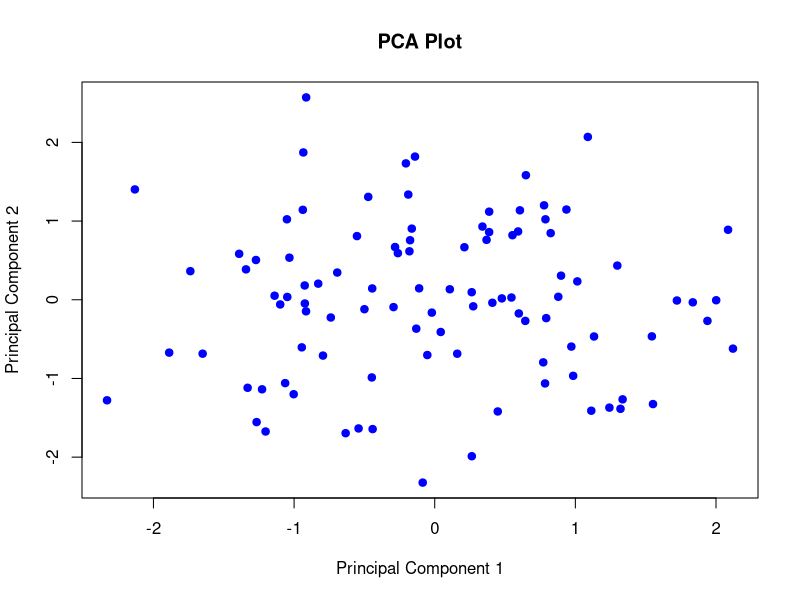
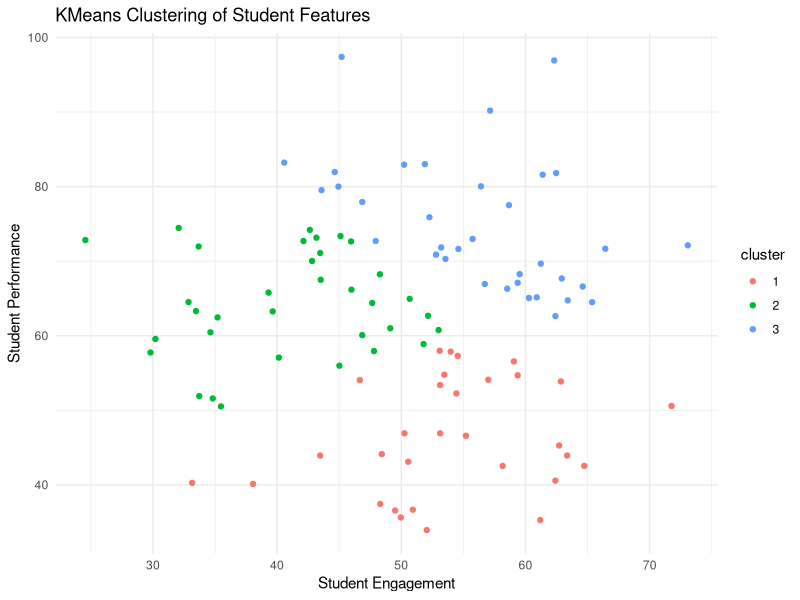

Reproduce these figures in R, in order.
# Load necessary libraries
library(ggplot2)
library(cluster)

# Define the function to simulate student features
simulate_student_features <- function(n = 100) {
  # Set the random seed
  set.seed(260923)
  
  # Generate unique student IDs
  student_ids <- seq(1, n)
  
  # Simulate student engagement
  student_engagement <- rnorm(n, mean = 50, sd = 10)
  
  # Simulate student performance
  student_performance <- rnorm(n, mean = 60, sd = 15)
  
  # Combine the data into a data frame
  student_features <- data.frame(
    student_id = student_ids,
    student_engagement = student_engagement,
    student_performance = student_performance
  )
  
  # Return the data frame
  return(student_features)
}

# Simulate the data
student_data <- simulate_student_features(n = 100)

# Perform dimensionality reduction using PCA
pca_result <- prcomp(student_data[, -1], scale. = TRUE)

# Plot PCA results
plot(pca_result$x[,1], pca_result$x[,2], 
     xlab = "Principal Component 1", ylab = "Principal Component 2",
     main = "PCA Plot", col = "blue", pch = 19)

# Perform clustering using KMeans
kmeans_clusters <- kmeans(student_data[, -1], centers = 3)

# Add cluster labels to the original data
student_data$cluster <- as.factor(kmeans_clusters$cluster)

# Plot the clusters
ggplot(student_data, aes(x = student_engagement, y = student_performance, color = cluster)) +
  geom_point() +
  labs(title = "KMeans Clustering of Student Features",
       x = "Student Engagement",
       y = "Student Performance") +
  theme_minimal()
